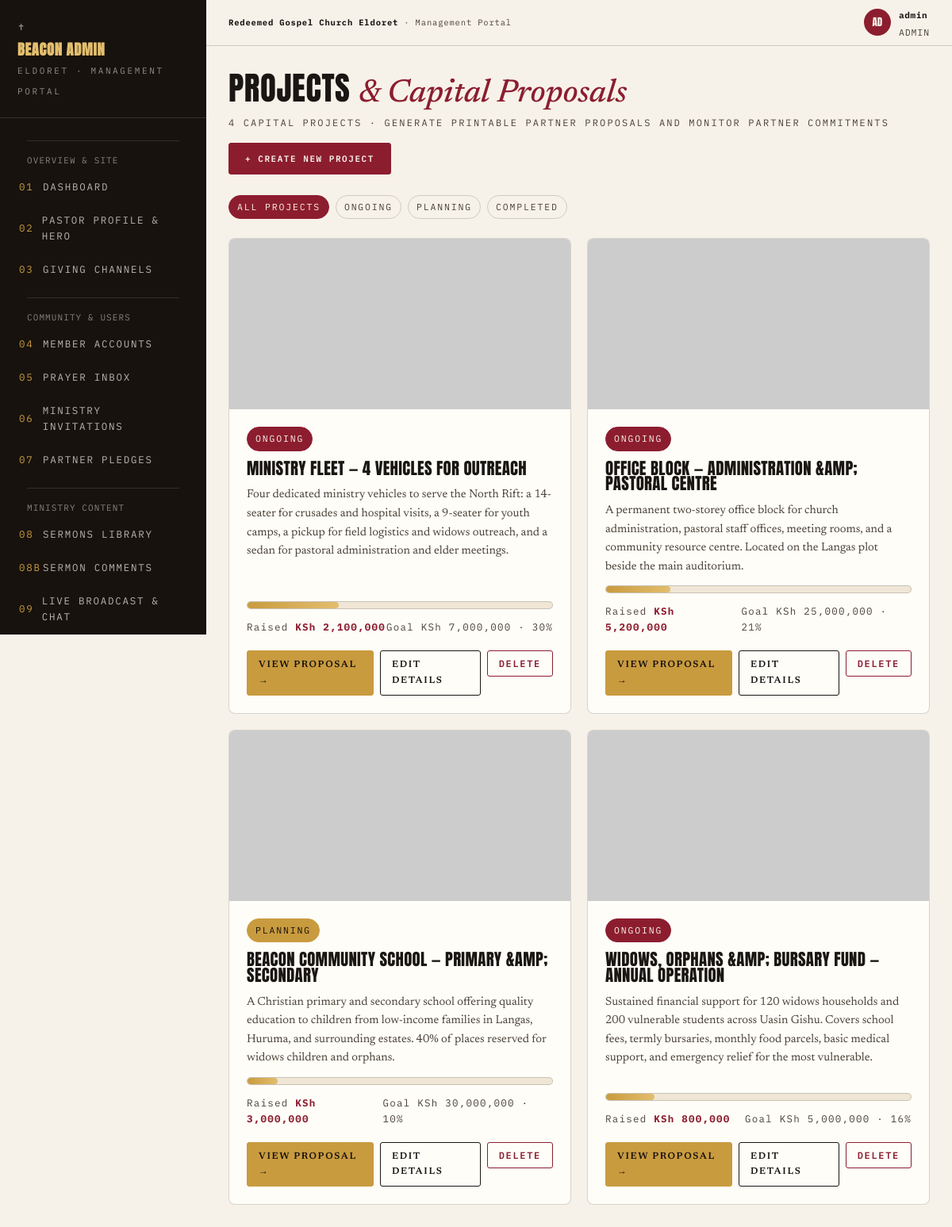
Screenshot of /admin/projects.php (signed in) with the database file from the repository.
### tables this page shows
CREATE TABLE IF NOT EXISTS `projects` (
    `id` INT AUTO_INCREMENT PRIMARY KEY,
    `name` VARCHAR(200) NOT NULL,
    `status` ENUM('planning','ongoing','completed') NOT NULL DEFAULT 'ongoing',
    `raised_amount` DECIMAL(15,2) NOT NULL DEFAULT 0.00,
    `goal_amount` DECIMAL(15,2) NOT NULL DEFAULT 0.00,
    `image_url` VARCHAR(255) NOT NULL,
    `summary` TEXT NOT NULL,
    `budget_text` TEXT NOT NULL,
    `sort_order` INT NOT NULL DEFAULT 0,
    `created_at` DATETIME DEFAULT CURRENT_TIMESTAMP
);

### admin/projects.php (the view, shortened to what this page needs)
<?php
require_once __DIR__ . '/includes/admin_header.php';
require_once __DIR__ . '/../config/functions.php';
$statusFilter = sanitize_input($_GET['status'] ?? 'all');
$where = ($statusFilter !== 'all') ? "WHERE status = '$statusFilter'" : "";
$projects = db_fetch_all("SELECT * FROM projects $where ORDER BY sort_order ASC, id ASC");
?>
<div class="phead">
  <div>
    <h2>Projects <span class="ser">&amp; Capital Proposals</span></h2>
    <p><?= count($projects) ?> capital projects · Generate printable partner proposals and monitor partner commitments</p>
  </div>
  <div>
    <button type="button" class="btn" onclick="openAdminModal('addModal')">+ Create New Project</button>
  </div>
</div>
<div style="display:flex;gap:8px;margin-bottom:24px;">
  <a href="projects.php?status=all" class="chip <?= $statusFilter === 'all' ? 'wine' : '' ?>">All Projects</a>
  <a href="projects.php?status=ongoing" class="chip <?= $statusFilter === 'ongoing' ? 'wine' : '' ?>">Ongoing</a>
  <a href="projects.php?status=planning" class="chip <?= $statusFilter === 'planning' ? 'wine' : '' ?>">Planning</a>
  <a href="projects.php?status=completed" class="chip <?= $statusFilter === 'completed' ? 'wine' : '' ?>">Completed</a>
</div>
<div class="projgrid">
  <?php if (empty($projects)): ?>
    <p class="ser" style="color:var(--ink2);">No projects in this category.</p>
  <?php else: ?>
    <?php foreach ($projects as $p):
      $pct = $p['goal_amount'] > 0 ? min(100, round(($p['raised_amount'] / $p['goal_amount']) * 100)) : 0;
    ?>
      <div class="pcard">
        <div class="im">
          <img src="<?= esc(img_src($p['image_url'])) ?>" alt="<?= esc($p['name']) ?>">
        </div>
        <div class="bd">
          <div>
            <span class="chip <?= $p['status'] === 'ongoing' ? 'wine' : ($p['status'] === 'completed' ? 'pine' : 'gold') ?>">
              <?= esc($p['status']) ?>
            </span>
          </div>
          <h3><?= esc($p['name']) ?></h3>
          <p><?= esc($p['summary']) ?></p>
          <div class="bar"><i style="width:<?= $pct ?>%"></i></div>
          <div class="nums">
            <span>Raised <b><?= format_ksh($p['raised_amount']) ?></b></span>
            <span>Goal <?= format_compact_ksh($p['goal_amount']) ?> · <?= $pct ?>%</span>
          </div>
          <div style="display:flex;gap:8px;margin-top:8px;">
            <a href="proposal_view.php?id=<?= $p['id'] ?>" class="btn sm gold">View Proposal &rarr;</a>
            <a href="projects.php?edit=<?= $p['id'] ?>#editModal" class="btn sm ghost">Edit Details</a>
            <form method="post" style="display:inline;" onsubmit="return confirm('Delete this project?');">
              <button type="submit" class="btn sm danger">Delete</button>
            </form>
          </div>
        </div>
      </div>
    <?php endforeach; ?>
  <?php endif; ?>
</div>
<?php require_once __DIR__ . '/includes/admin_footer.php'; ?>

### config/functions.php (shortened to what this page needs)
<?php
function esc($string) {
    return htmlspecialchars((string)($string ?? ''), ENT_QUOTES, 'UTF-8');
}
function sanitize_input($data) {
    return trim(strip_tags((string)$data));
}
function format_ksh($amount) {
    return '<span class="money" data-money="' . esc((float)($amount ?? 0)) . '" data-money-format="full">KSh ' . number_format((float)($amount ?? 0), 0) . '</span>';
}
function format_compact_ksh($amount) {
    $amount = (float)$amount;
    $value = $amount >= 1000000 ? number_format($amount / 1000000, fmod($amount / 1000000, 1) === 0.0 ? 0 : 1) . 'M' : ($amount >= 1000 ? number_format($amount / 1000, fmod($amount / 1000, 1) === 0.0 ? 0 : 1) . 'K' : number_format($amount, 0));
    return '<span class="money" data-money="' . esc($amount) . '" data-money-format="compact">KSh ' . $value . '</span>';
}
function img_src($image_value, $fallback = '') {
    $v = (string)($image_value ?? '');
    if (preg_match('#^https?://#i', $v)) {
        return $v;
    }
    return rtrim(BASE_URL, '/') . '/' . ltrim($v, '/');
}
function db_fetch_all($sql, $types = "", $params = []) {
    global $db;
    $stmt = mysqli_stmt_init($db);
    if (!mysqli_stmt_prepare($stmt, $sql)) {
        error_log("DB Fetch All Prepare Failed: " . mysqli_error($db) . " Query: " . $sql);
        return [];
    }
    mysqli_stmt_execute($stmt);
    $result = mysqli_stmt_get_result($stmt);
    $rows = [];
    if ($result) {
        while ($row = mysqli_fetch_assoc($result)) {
            $rows[] = $row;
        }
    }
    return $rows;
}

### assets/css/admin.css (style rules this page uses)
:root { --paper: #F7F2E9; --paper2: #EFE6D6; --card: #FFFDF8; --ink: #191613; --ink2: #4A4238; --warmdark: #17120E; --wine: #8C1D2F; --pine: #274D3D; --gold: #C99B3F; --gold2: #E3BE6E; --line: rgba(25, 22, 19, 0.18); --disp: "Anton", sans-serif; --ser: "Newsreader", serif; --mono: "IBM Plex Mono", monospace; }
* { margin: 0; padding: 0; box-sizing: border-box; }
body { background: var(--paper); color: var(--ink); font-family: var(--ser); font-size: 16px; line-height: 1.6; }
img { display: block; max-width: 100%; }
button { font-family: var(--mono); cursor: pointer; }
a { color: inherit; text-decoration: none; }
h1, h2, h3, h4 { font-family: var(--disp); font-weight: 400; text-transform: uppercase; line-height: 0.95; letter-spacing: 0.015em; }
.ser { font-family: var(--ser); font-style: italic; text-transform: none; font-weight: 500; letter-spacing: 0; }
.btn { display: inline-flex; align-items: center; gap: 8px; background: var(--wine); color: var(--paper); border: 1px solid var(--wine); font-size: 11px; letter-spacing: 0.14em; text-transform: uppercase; font-weight: 600; padding: 12px 20px; border-radius: 3px; transition: 0.25s; cursor: pointer; }
.btn.gold { background: var(--gold); border-color: var(--gold); color: var(--warmdark); }
.btn.ghost { background: transparent; color: var(--ink); border-color: var(--ink); }
.btn.sm { padding: 8px 14px; font-size: 12px; }
.btn.danger { background: transparent; border-color: var(--wine); color: var(--wine); }
.chip { display: inline-block; font-family: var(--mono); font-size: 11.5px; letter-spacing: 0.16em; text-transform: uppercase; padding: 5px 10px; border-radius: 99px; border: 1px solid var(--line); color: var(--ink2); }
.chip.wine { background: var(--wine); border-color: var(--wine); color: var(--paper); }
.chip.gold { background: var(--gold); border-color: var(--gold); color: var(--warmdark); }
.phead { display: flex; align-items: flex-end; justify-content: space-between; gap: 16px; flex-wrap: wrap; margin-bottom: 26px; }
.phead h2 { font-size: clamp(1.8rem, 3.4vw, 2.6rem); }
.phead h2 .ser { color: var(--wine); }
.phead p { font-family: var(--mono); font-size: 12px; letter-spacing: 0.18em; text-transform: uppercase; color: var(--ink2); margin-top: 6px; }
.bar { height: 10px; background: var(--paper2); border: 1px solid var(--line); border-radius: 99px; overflow: hidden; }
.bar i { display: block; height: 100%; background: linear-gradient(90deg, var(--gold), var(--gold2)); border-radius: 99px; }
.projgrid { display: grid; grid-template-columns: repeat(2, 1fr); gap: 20px; }
.pcard { background: var(--card); border: 1px solid var(--line); border-radius: 8px; overflow: hidden; transition: transform 0.3s, box-shadow 0.3s; display: flex; flex-direction: column; }
.pcard .im { overflow: hidden; aspect-ratio: 16/8; }
.pcard .im img { width: 100%; height: 100%; object-fit: cover; transition: transform 5s ease; }
.pcard .bd { padding: 22px; display: flex; flex-direction: column; gap: 12px; flex: 1; }
.pcard h3 { font-size: 1.3rem; }
.pcard p { font-size: 0.92rem; color: var(--ink2); flex: 1; }
.pcard .nums { display: flex; justify-content: space-between; font-family: var(--mono); font-size: 12.5px; letter-spacing: 0.1em; color: var(--ink2); }
.pcard .nums b { color: var(--wine); }

### rows the page displays
projects: status "ONGOING", name "MINISTRY FLEET — 4 VEHICLES FOR OUTREACH", summary "Four dedicated ministry vehicles to serve the North Rift: a 14-seater for crusades and hospital visits, a 9-seater for youth camps, a pickup for field logistics and widows outreach, and a sedan for pastoral administration and elder meetings.", pct "30"
projects: status "ONGOING", name "OFFICE BLOCK — ADMINISTRATION &AMP; PASTORAL CENTRE", summary "A permanent two-storey office block for church administration, pastoral staff offices, meeting rooms, and a community resource centre. Located on the Langas plot beside the main auditorium.", pct "21"
projects: status "PLANNING", name "BEACON COMMUNITY SCHOOL — PRIMARY &AMP; SECONDARY", summary "A Christian primary and secondary school offering quality education to children from low-income families in Langas, Huruma, and surrounding estates. 40% of places reserved for widows children and orphans.", pct "10"
projects: status "ONGOING", name "WIDOWS, ORPHANS &AMP; BURSARY FUND — ANNUAL OPERATION", summary "Sustained financial support for 120 widows households and 200 vulnerable students across Uasin Gishu. Covers school fees, termly bursaries, monthly food parcels, basic medical support, and emergency relief for the most vulnerable.", pct "16"

### other values shown
substr($adminUser['username'], 0, 2) "AD"
$adminUser['username'] "admin"
$adminUser['role'] "ADMIN"
count($projects) "4"
